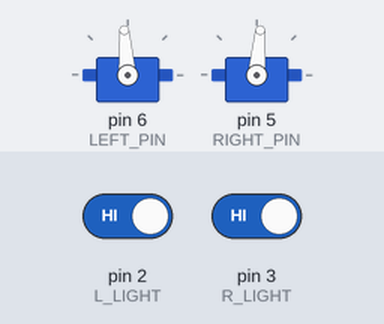
Simulated run of this sketch. Board: Arduino Uno, built with avr-gcc and run on an emulated ATmega328P. Shown: 2 × servo. Inputs (shaded band) come from the test bench; at power-on: pin 2 (L_LIGHT) HIGH, pin 3 (R_LIGHT) HIGH.

Above: at 1.2 s.
1.3 s: pin 2 (L_LIGHT) driven LOW
At 2.1 s:
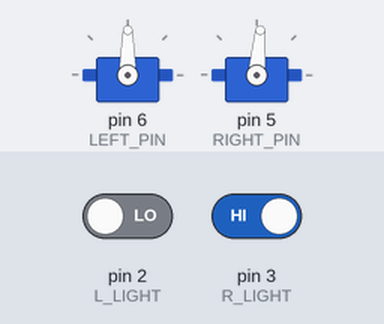
2.8 s: pin 3 (R_LIGHT) driven LOW
At 3.1 s:
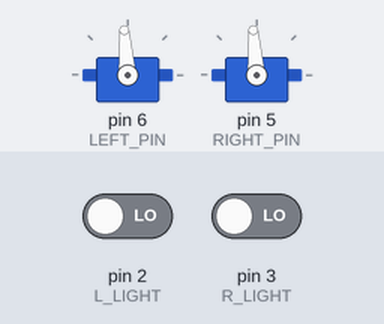
Timing chart, 0 to 11.8 s (numbered marks = the images above; inputs shaded):
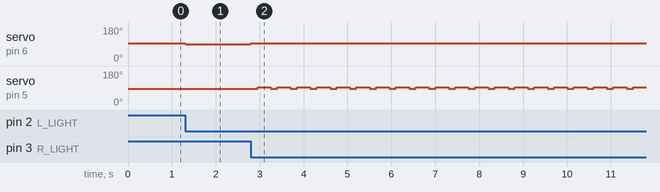

The sketch:

PID_Testing2.ino
```cpp
#include <Servo.h>

Servo left;
Servo right;

// light sensor constants
const int GREY       = 600;
// pin constants
const int L_LIGHT    = 2;
const int R_LIGHT    = 3;
const int M_LIGHT    = 0;
const int LEFT_PIN   = 6;
const int RIGHT_PIN  = 5;
const int STOP = 90;
const int BASE_SPEED = 5;
const int K1 = 50;
const int K2 = 30;
int l_light = 0;
int r_light = 0;
int m_light = 0;
int wait = 1000;
int turn_wait = 900;

void setup() {
  Serial.begin(9600); // read analog input
  left.attach(LEFT_PIN);
  right.attach(RIGHT_PIN);


}
// main function
void loop() {
  l_light = digitalRead(L_LIGHT);
  r_light = digitalRead(R_LIGHT);
  m_light = digitalRead(M_LIGHT);

  if (l_light == 0 && r_light == 0) {
      full_right();
  }

  LINE_FOLLOWING(100);

}

void move_forward(){
  left.write(L_FORWARD(100));
  right.write(R_FORWARD(100));
}

void turn_right(){
  left.write(L_FORWARD(100));
  right.write(STOP);
}

void turn_left(){
  left.write(STOP);
  right.write(R_FORWARD(100));
}

void stop_moving(){
  left.write(STOP);
  right.write(STOP);
}


void full_left(){
  move_forward();
  delay(150);
  right.write(R_FORWARD(100));
  left.write(L_BACKWARD(100));
  delay(300);
  m_light = digitalRead(M_LIGHT);
    while(m_light == 1){ //  not on white
      m_light = digitalRead(M_LIGHT);
    }
}

void full_right(){
  move_forward();
  delay(150);
  left.write(L_FORWARD(100));
  right.write(R_BACKWARD(100));
  delay(300);
  m_light = digitalRead(M_LIGHT);
    while(m_light == 1){ //  not on white
      m_light = digitalRead(M_LIGHT);
    }
}


int R_FORWARD(int K){
    return 90*(100-K*BASE_SPEED/100)/100;
}


int L_FORWARD(int K){
    return 90+90*(K/100)*BASE_SPEED/(100);
}

int L_BACKWARD(int K){
    return 90*(100-K*BASE_SPEED/100)/100;
}


int R_BACKWARD(int K){
   return 90+90*(K/100)*BASE_SPEED/100;
}

void LINE_FOLLOWING(int TEMP_SPEED){
  l_light = digitalRead(L_LIGHT);
  r_light = digitalRead(R_LIGHT);
  m_light = digitalRead(M_LIGHT);

  //Line Following
  if(m_light ==0 && l_light == 0){
    left.write(L_FORWARD(K1*TEMP_SPEED/100));
    right.write(R_FORWARD(100*TEMP_SPEED/100));
  }else if(m_light ==0 && r_light == 0){
    right.write(R_FORWARD(K1*TEMP_SPEED/100));
    left.write(L_FORWARD(100*TEMP_SPEED/100));
  } else if(l_light ==0){
    left.write(L_FORWARD(K2*TEMP_SPEED/100));
    right.write(R_FORWARD(100*TEMP_SPEED/100));
  } else if(r_light ==0){
    right.write(R_FORWARD(K2*TEMP_SPEED/100));
    left.write(L_FORWARD(100*TEMP_SPEED/100));
  } else if(m_light ==0){
    right.write(R_FORWARD(100*TEMP_SPEED/100));
    left.write(L_FORWARD(100*TEMP_SPEED/100));
  }else {
    stop_moving();
  }
}

void full_180(){
    full_left();
    right.write(R_FORWARD(100));
  left.write(L_BACKWARD(100));
  delay(100);
  m_light = digitalRead(M_LIGHT);
    while(m_light == 1){ //  not on white
      m_light = digitalRead(M_LIGHT);
    }

}
```

Measured:
- after the input at 1.3 s, servo on pin 6 (LEFT_PIN): 94° → 90° at once
- after the input at 2.8 s, servo on pin 6 (LEFT_PIN): 90° → 94° at once; servo on pin 5 (RIGHT_PIN): alternates 94° for 0.30 s and 85° for 0.15 s, starting after 0.15 s
